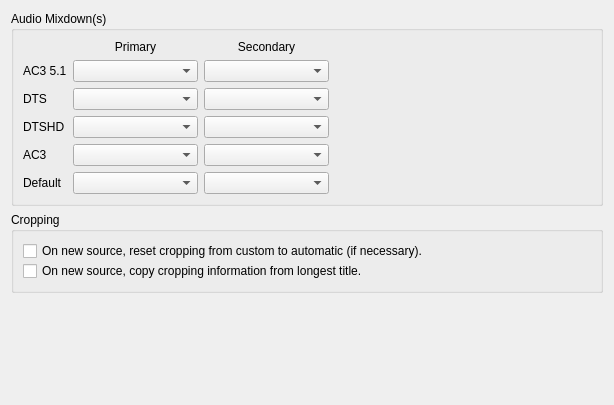
     <widget class="QWidget" name="tab_Auto2">
      <attribute name="title">
       <string>Auto</string>
      </attribute>
      <layout class="QVBoxLayout" name="verticalLayout_5">
       <item>
        <widget class="QGroupBox" name="groupBox_AutoAudioMixdowns">
         <property name="title">
          <string>Audio Mixdown(s)</string>
         </property>
         <layout class="QGridLayout" name="gridLayout_10">
          <item row="0" column="1">
           <widget class="QLabel" name="label_AutoAudioMixdownPrimary">
            <property name="maximumSize">
             <size>
              <width>125</width>
              <height>16777215</height>
             </size>
            </property>
            <property name="text">
             <string>Primary</string>
            </property>
            <property name="alignment">
             <set>Qt::AlignCenter</set>
            </property>
           </widget>
          </item>
          <item row="0" column="2">
           <widget class="QLabel" name="label_AutoAudioMixdownSecondary">
            <property name="maximumSize">
             <size>
              <width>125</width>
              <height>16777215</height>
             </size>
            </property>
            <property name="text">
             <string>Secondary</string>
            </property>
            <property name="alignment">
             <set>Qt::AlignCenter</set>
            </property>
           </widget>
          </item>
          <item row="1" column="0">
           <widget class="QLabel" name="label_AutoAudioMidownAC3_51">
            <property name="text">
             <string>AC3 5.1</string>
            </property>
           </widget>
          </item>
          <item row="1" column="1">
           <widget class="QComboBox" name="comboBox_AutoAudioMixdownAC3_51_Primary">
            <property name="sizePolicy">
             <sizepolicy hsizetype="Fixed" vsizetype="Fixed">
              <horstretch>0</horstretch>
              <verstretch>0</verstretch>
             </sizepolicy>
            </property>
            <property name="minimumSize">
             <size>
              <width>125</width>
              <height>0</height>
             </size>
            </property>
            <property name="maximumSize">
             <size>
              <width>125</width>
              <height>16777215</height>
             </size>
            </property>
           </widget>
          </item>
          <item row="1" column="2">
           <widget class="QComboBox" name="comboBox_AutoAudioMixdownAC3_51_Secondary">
            <property name="sizePolicy">
             <sizepolicy hsizetype="Fixed" vsizetype="Fixed">
              <horstretch>0</horstretch>
              <verstretch>0</verstretch>
             </sizepolicy>
            </property>
            <property name="minimumSize">
             <size>
              <width>125</width>
              <height>0</height>
             </size>
            </property>
            <property name="maximumSize">
             <size>
              <width>125</width>
              <height>16777215</height>
             </size>
            </property>
           </widget>
          </item>
          <item row="1" column="3">
           <spacer name="horizontalSpacer_8">
            <property name="orientation">
             <enum>Qt::Horizontal</enum>
            </property>
            <property name="sizeHint" stdset="0">
             <size>
              <width>262</width>
              <height>20</height>
             </size>
            </property>
           </spacer>
          </item>
          <item row="2" column="0">
           <widget class="QLabel" name="label_AutoAudioMixdownDTS">
            <property name="text">
             <string>DTS</string>
            </property>
           </widget>
          </item>
          <item row="2" column="1">
           <widget class="QComboBox" name="comboBox_AutoAudioMixdownDTS_Primary">
            <property name="sizePolicy">
             <sizepolicy hsizetype="Fixed" vsizetype="Fixed">
              <horstretch>0</horstretch>
              <verstretch>0</verstretch>
             </sizepolicy>
            </property>
            <property name="minimumSize">
             <size>
              <width>125</width>
              <height>0</height>
             </size>
            </property>
            <property name="maximumSize">
             <size>
              <width>125</width>
              <height>16777215</height>
             </size>
            </property>
           </widget>
          </item>
          <item row="2" column="2">
           <widget class="QComboBox" name="comboBox_AutoAudioMixdownDTS_Secondary">
            <property name="sizePolicy">
             <sizepolicy hsizetype="Fixed" vsizetype="Fixed">
              <horstretch>0</horstretch>
              <verstretch>0</verstretch>
             </sizepolicy>
            </property>
            <property name="minimumSize">
             <size>
              <width>125</width>
              <height>0</height>
             </size>
            </property>
            <property name="maximumSize">
             <size>
              <width>125</width>
              <height>16777215</height>
             </size>
            </property>
           </widget>
          </item>
          <item row="2" column="3">
           <spacer name="horizontalSpacer_9">
            <property name="orientation">
             <enum>Qt::Horizontal</enum>
            </property>
            <property name="sizeHint" stdset="0">
             <size>
              <width>262</width>
              <height>20</height>
             </size>
            </property>
           </spacer>
          </item>
          <item row="3" column="0">
           <widget class="QLabel" name="label_AutoAudioMixdownDTSHD">
            <property name="text">
             <string>DTSHD</string>
            </property>
           </widget>
          </item>
          <item row="3" column="1">
           <widget class="QComboBox" name="comboBox_AutoAudioMixdownDTSHD_Primary">
            <property name="sizePolicy">
             <sizepolicy hsizetype="Fixed" vsizetype="Fixed">
              <horstretch>0</horstretch>
              <verstretch>0</verstretch>
             </sizepolicy>
            </property>
            <property name="minimumSize">
             <size>
              <width>125</width>
              <height>0</height>
             </size>
            </property>
            <property name="maximumSize">
             <size>
              <width>125</width>
              <height>16777215</height>
             </size>
            </property>
           </widget>
          </item>
          <item row="3" column="2">
           <widget class="QComboBox" name="comboBox_AutoAudioMixdownDTSHD_Secondary">
            <property name="sizePolicy">
             <sizepolicy hsizetype="Fixed" vsizetype="Fixed">
              <horstretch>0</horstretch>
              <verstretch>0</verstretch>
             </sizepolicy>
            </property>
            <property name="minimumSize">
             <size>
              <width>125</width>
              <height>0</height>
             </size>
            </property>
            <property name="maximumSize">
             <size>
              <width>125</width>
              <height>16777215</height>
             </size>
            </property>
           </widget>
          </item>
          <item row="3" column="3">
           <spacer name="horizontalSpacer_10">
            <property name="orientation">
             <enum>Qt::Horizontal</enum>
            </property>
            <property name="sizeHint" stdset="0">
             <size>
              <width>262</width>
              <height>20</height>
             </size>
            </property>
           </spacer>
          </item>
          <item row="4" column="0">
           <widget class="QLabel" name="label_AutoAudioMixdownAC3">
            <property name="text">
             <string>AC3</string>
            </property>
           </widget>
          </item>
          <item row="4" column="1">
           <widget class="QComboBox" name="comboBox_AutoAudioMixdownAC3_Primary">
            <property name="sizePolicy">
             <sizepolicy hsizetype="Fixed" vsizetype="Fixed">
              <horstretch>0</horstretch>
              <verstretch>0</verstretch>
             </sizepolicy>
            </property>
            <property name="minimumSize">
             <size>
              <width>125</width>
              <height>0</height>
             </size>
            </property>
            <property name="maximumSize">
             <size>
              <width>125</width>
              <height>16777215</height>
             </size>
            </property>
           </widget>
          </item>
          <item row="4" column="2">
           <widget class="QComboBox" name="comboBox_AutoAudioMixdownAC3_Secondary">
            <property name="sizePolicy">
             <sizepolicy hsizetype="Fixed" vsizetype="Fixed">
              <horstretch>0</horstretch>
              <verstretch>0</verstretch>
             </sizepolicy>
            </property>
            <property name="minimumSize">
             <size>
              <width>125</width>
              <height>0</height>
             </size>
            </property>
            <property name="maximumSize">
             <size>
              <width>125</width>
              <height>16777215</height>
             </size>
            </property>
           </widget>
          </item>
          <item row="4" column="3">
           <spacer name="horizontalSpacer_11">
            <property name="orientation">
             <enum>Qt::Horizontal</enum>
            </property>
            <property name="sizeHint" stdset="0">
             <size>
              <width>262</width>
              <height>20</height>
             </size>
            </property>
           </spacer>
          </item>
          <item row="5" column="0">
           <widget class="QLabel" name="label_AutoAudioMixdownDefault">
            <property name="text">
             <string>Default</string>
            </property>
           </widget>
          </item>
          <item row="5" column="1">
           <widget class="QComboBox" name="comboBox_AutoAudioMixdownDefault_Primary">
            <property name="sizePolicy">
             <sizepolicy hsizetype="Fixed" vsizetype="Fixed">
              <horstretch>0</horstretch>
              <verstretch>0</verstretch>
             </sizepolicy>
            </property>
            <property name="minimumSize">
             <size>
              <width>125</width>
              <height>0</height>
             </size>
            </property>
            <property name="maximumSize">
             <size>
              <width>125</width>
              <height>16777215</height>
             </size>
            </property>
           </widget>
          </item>
          <item row="5" column="2">
           <widget class="QComboBox" name="comboBox_AutoAudioMixdownDefault_Secondary">
            <property name="sizePolicy">
             <sizepolicy hsizetype="Fixed" vsizetype="Fixed">
              <horstretch>0</horstretch>
              <verstretch>0</verstretch>
             </sizepolicy>
            </property>
            <property name="minimumSize">
             <size>
              <width>125</width>
              <height>0</height>
             </size>
            </property>
            <property name="maximumSize">
             <size>
              <width>125</width>
              <height>16777215</height>
             </size>
            </property>
           </widget>
          </item>
          <item row="5" column="3">
           <spacer name="horizontalSpacer_12">
            <property name="orientation">
             <enum>Qt::Horizontal</enum>
            </property>
            <property name="sizeHint" stdset="0">
             <size>
              <width>262</width>
              <height>20</height>
             </size>
            </property>
           </spacer>
          </item>
         </layout>
        </widget>
       </item>
       <item>
        <widget class="QGroupBox" name="groupBox_AutoCrop">
         <property name="title">
          <string>Cropping</string>
         </property>
         <layout class="QVBoxLayout" name="verticalLayout_4">
          <property name="spacing">
           <number>0</number>
          </property>
          <item>
           <widget class="QCheckBox" name="checkBox_AutoCropReset">
            <property name="text">
             <string>On new source, reset cropping from custom to automatic (if necessary).</string>
            </property>
           </widget>
          </item>
          <item>
           <widget class="QCheckBox" name="checkBox_AutoCropCopyLongestTitle">
            <property name="text">
             <string>On new source, copy cropping information from longest title.</string>
            </property>
           </widget>
          </item>
         </layout>
        </widget>
       </item>
       <item>
        <spacer name="verticalSpacer_4">
         <property name="orientation">
          <enum>Qt::Vertical</enum>
         </property>
         <property name="sizeHint" stdset="0">
          <size>
           <width>20</width>
           <height>101</height>
          </size>
         </property>
        </spacer>
       </item>
      </layout>
     </widget>
